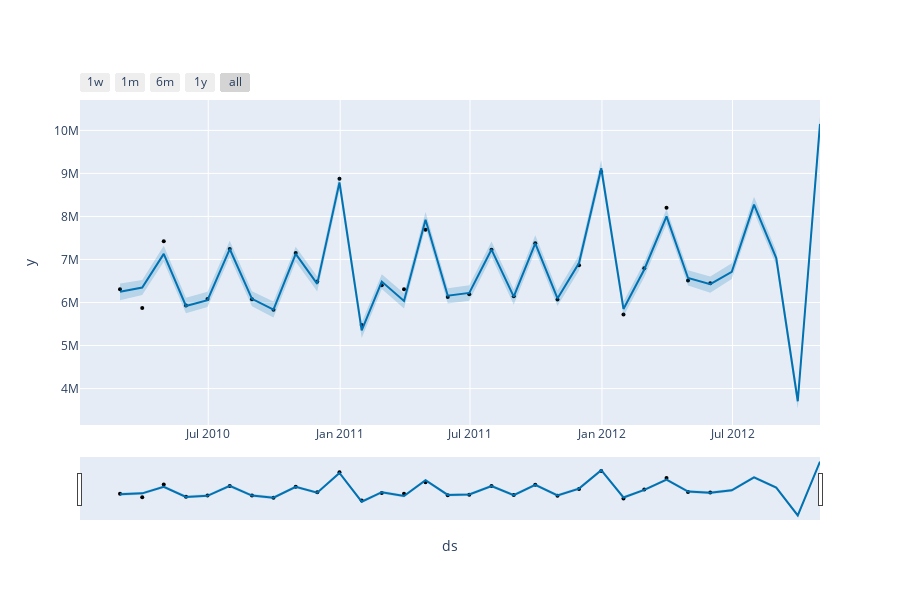

This figure's notebook cell:
### Code cell
fig3 = plot_plotly(m, forecast)
fig3
